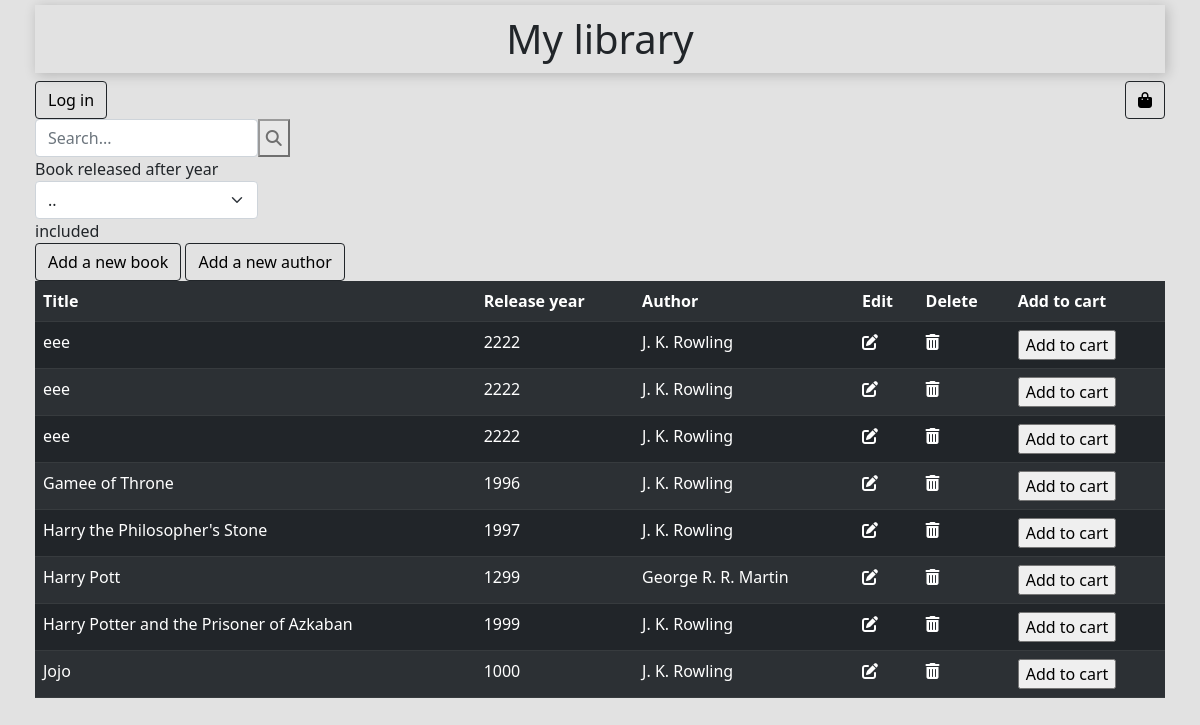
Before: / with the older database file.
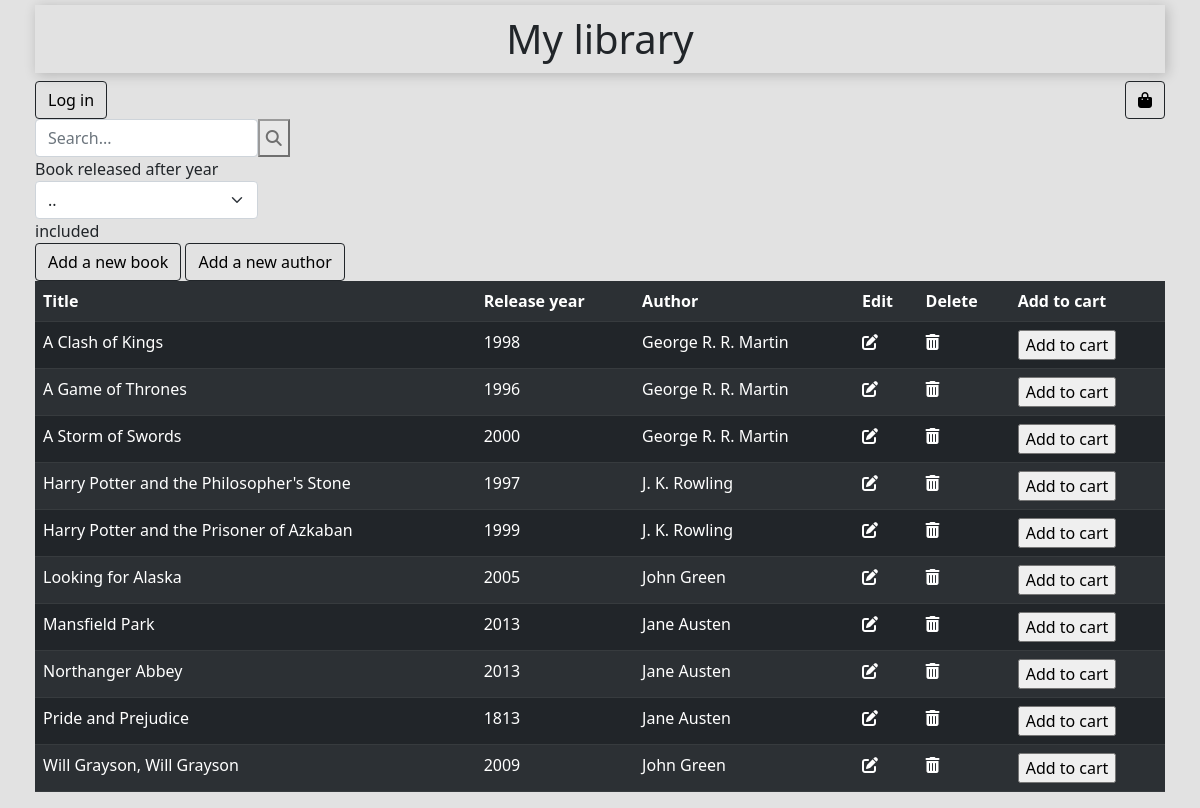
After: the same page with the newer database file.
### tables this page shows
CREATE TABLE `book` (
  `id` int NOT NULL AUTO_INCREMENT,
  `title` varchar(200) NOT NULL,
  `author_id` int DEFAULT NULL,
  `release_year` int DEFAULT NULL,
  `readers_note` float DEFAULT NULL,
  PRIMARY KEY (`id`),
  KEY `fk_book_author_idx` (`author_id`),
  CONSTRAINT `fk_book_author` FOREIGN KEY (`author_id`) REFERENCES `author` (`id`) ON DELETE RESTRICT ON UPDATE RESTRICT
);

CREATE TABLE `author` (
  `id` int NOT NULL AUTO_INCREMENT,
  `name` varchar(100) NOT NULL,
  PRIMARY KEY (`id`)
);

### index.php (the view, shortened to what this page needs)
<!DOCTYPE html>
<html lang="en">
<head>
    <link rel="stylesheet" href="https://cdn.jsdelivr.net/npm/bootstrap@5.1.3/dist/css/bootstrap.min.css"
>
    <link rel="stylesheet" href="style.css">
</head>
<body>
    <header>
        <h1>My library</h1>
        <button class="btn btn-outline-dark right"><a href='cart.php'><i class="fas fa-shopping-bag"></i></a></button>
        <div>
            <?php
        if (!empty($_SESSION['username'])) {
            echo "Welcome " . $_SESSION['username']. " ";
            ?>
            <div>
                <button class="btn btn-outline-dark"><a href="logout.php">Logout</a></button>
            </div>
            <?php
        }
        else {
            ?>
            <button class="btn btn-outline-dark"><a href="login.php">Log in</a></button>
            <?php
        }
        ?>
        </div>
        <nav>
            <form method="POST" class="col-12 col-lg-auto mb-3 mb-lg-0 me-lg-3">
                <div>
                    <input type="search" name="search" class="form-control" placeholder="Search...">
                    <button><i class="fas fa-search"></i></button>
                </div>
                Book released after year
                <select name="yearFilter" class="form-select" aria-label="Default select example">
                    <option value="">..</option>
                </select>
                included
            </form>
        </nav>
    </header>
    <?php
    include "dbConnection.php";
    $sql = "SELECT book.id, title, release_year, name FROM book JOIN author ON book.author_id=author.id ";
    $sql .= " ORDER BY title ASC";
    $result = $conn->query($sql);
    ?>
    <button class="btn btn-outline-dark"><a href='addBook.php'>Add a new book</a></button>
    <button class="btn btn-outline-dark"><a href='addAuthor.php'>Add a new author</a></button>
    <?php
    if ($result->num_rows > 0) {
        ?>
    <table class="table table-dark table-striped">
        <tr>
            <th>Title</th>
            <th>Release year</th>
            <th>Author</th>
            <th>Edit</th>
            <th>Delete</th>
            <th>Add to cart</th>
        </tr>
        <?php while ($row = $result->fetch_assoc()) {
                ?> <tr>
            <td> <?php echo $row["title"]; ?></td>
            <td><?php echo $row["release_year"]; ?> </td>
            <td> <?php echo $row["name"]; ?> </td>
            <td> <a href="edit.php?id=<?php echo $row["id"] ?>"><i class="fas fa-edit"></i></a> </td>
            <td> <a href="delete.php?id=<?php echo $row["id"] ?>"><i class="fas fa-trash-alt"></i></a> </td>
            <td>
                <form method="POST" action="cartAdd.php?action=add&id=<?php echo $row["id"];?>">
                    <input type="submit" value="Add to cart" name="cart">
                </form>
            </td>
        </tr>
        <?php
            } ?>
    </table>
    <?php
    } else { ?>
    0 results
    <?php }
    ?>
</body>
</html>

### style.css (style rules this page uses)
body { margin: 5px 35px ; padding: 0px; background-color: #e2e2e2; }
a { text-decoration: none; color: black; }
td i { color:white; }
header h1 { display: flex; justify-content: center; padding: 10px; box-shadow: 2px 2px 12px rgba(0, 0, 0, .2); }
.form-control { width: 20%; }
.form-select { width: 20%; }
form div { display: flex; }
form div button { opacity: 50%; }
.right { float: right; }

Changed rows visible on the page:
removed book: title "eee", release_year "2222", author.name "J. K. Rowling"
removed book: title "eee", release_year "2222", author.name "J. K. Rowling"
removed book: title "eee", release_year "2222", author.name "J. K. Rowling"
removed book: title "Gamee of Throne", release_year "1996", author.name "J. K. Rowling"
removed book: title "Harry the Philosopher's Stone", release_year "1997", author.name "J. K. Rowling"
removed book: title "Harry Pott", release_year "1299", author.name "George R. R. Martin"
removed book: title "Jojo", release_year "1000", author.name "J. K. Rowling"
added book: title "A Clash of Kings", release_year "1998", author.name "George R. R. Martin"
added book: title "A Game of Thrones", release_year "1996", author.name "George R. R. Martin"
added book: title "A Storm of Swords", release_year "2000", author.name "George R. R. Martin"
added book: title "Harry Potter and the Philosopher's Stone", release_year "1997", author.name "J. K. Rowling"
added book: title "Looking for Alaska", release_year "2005", author.name "John Green"
added book: title "Mansfield Park", release_year "2013", author.name "Jane Austen"
added book: title "Northanger Abbey", release_year "2013", author.name "Jane Austen"
added book: title "Pride and Prejudice", release_year "1813", author.name "Jane Austen"
added book: title "Will Grayson, Will Grayson", release_year "2009", author.name "John Green"
